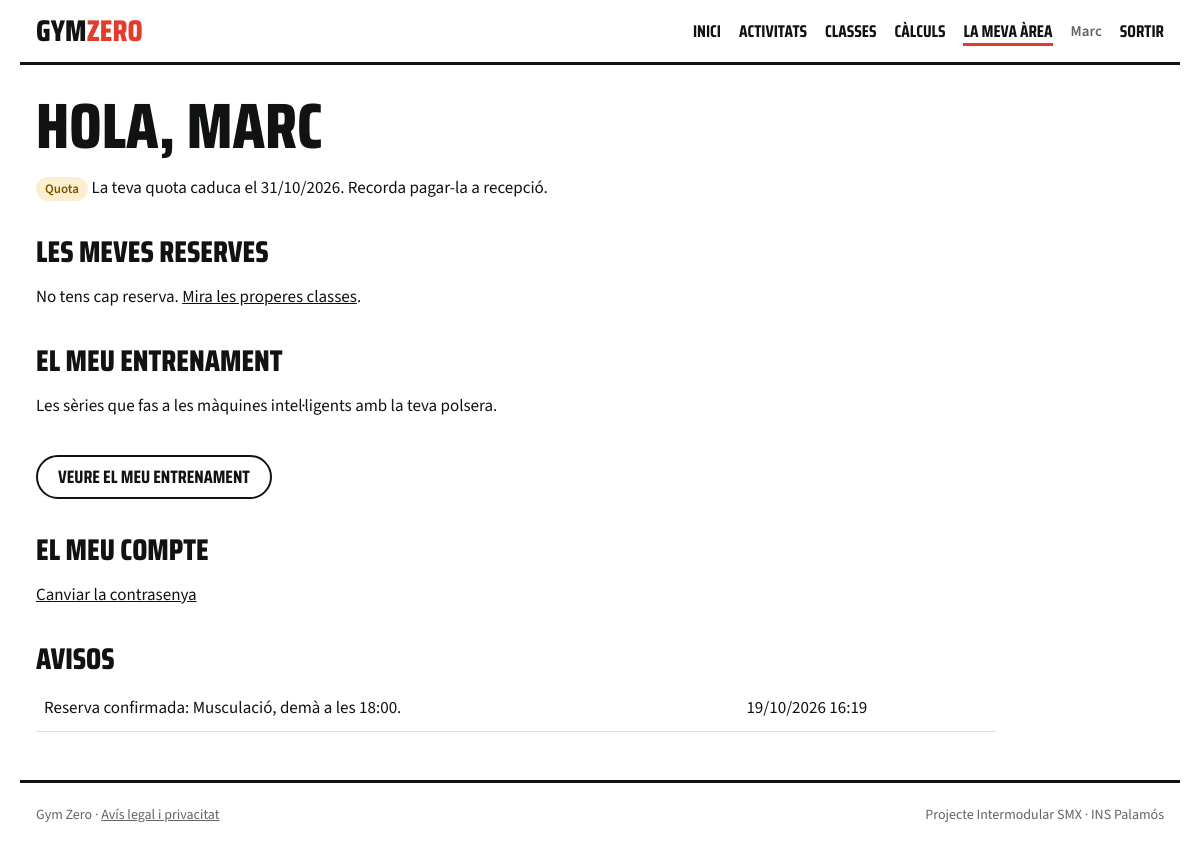
Page /client/ (signed in) on the committed database.
### tables this page shows
CREATE TABLE usuaris (
  id             INT UNSIGNED AUTO_INCREMENT PRIMARY KEY,
  nom            VARCHAR(60)  NOT NULL,
  cognoms        VARCHAR(100) NOT NULL,
  email          VARCHAR(150) NOT NULL,
  password_hash  VARCHAR(255) NOT NULL,           
  rol            ENUM('client','admin') NOT NULL DEFAULT 'client',
  targeta_rfid   VARCHAR(32)  NULL,               
  actiu          TINYINT(1)   NOT NULL DEFAULT 1,
  quota_fins     DATE         NULL,               
  data_registre  TIMESTAMP    NOT NULL DEFAULT CURRENT_TIMESTAMP,
  CONSTRAINT uq_usuaris_email UNIQUE (email),
  CONSTRAINT uq_usuaris_rfid  UNIQUE (targeta_rfid)
);

CREATE TABLE notificacions (
  id          INT UNSIGNED AUTO_INCREMENT PRIMARY KEY,
  usuari_id   INT UNSIGNED NOT NULL,
  tipus       ENUM('reserva','cancelacio','classe_cancelada','sistema') NOT NULL,
  missatge    VARCHAR(255) NOT NULL,
  llegida     TINYINT(1)   NOT NULL DEFAULT 0,
  data        TIMESTAMP    NOT NULL DEFAULT CURRENT_TIMESTAMP,
  CONSTRAINT fk_notificacions_usuari FOREIGN KEY (usuari_id)
    REFERENCES usuaris(id) ON UPDATE CASCADE ON DELETE CASCADE,
  INDEX ix_notificacions_usuari_llegida (usuari_id, llegida)
);

### www/inc/sessio.php (called while the page is built, shortened)
<?php
function h($text)
{
    return htmlspecialchars((string) $text, ENT_QUOTES, 'UTF-8');
}
function usuari_actual()
{
    return $_SESSION['usuari'] ?? null;
}

### www/client/index.php (the view, shortened to what this page needs)
<?php
require_once __DIR__ . '/../inc/sessio.php';
require_once __DIR__ . '/../inc/bd.php';
$u = usuari_actual();
$st = $connexio->prepare(
    "SELECT c.id, a.nom, c.inici
       FROM reserves r
       JOIN classes c    ON c.id = r.classe_id
       JOIN activitats a ON a.id = c.activitat_id
      WHERE r.usuari_id = ? AND r.estat = 'confirmada' AND c.inici > NOW()
      ORDER BY c.inici"
);
$st->execute([$u['id']]);
$reserves = $st->fetchAll();
$st = $connexio->prepare(
    'SELECT quota_fins, quota_fins >= CURDATE() AS al_dia, quota_fins <= CURDATE() + INTERVAL 7 DAY AS caduca_aviat
       FROM usuaris WHERE id = ?'
);
$st->execute([$u['id']]);
$quota = $st->fetch();
$st = $connexio->prepare(
    'SELECT missatge, data FROM notificacions WHERE usuari_id = ? ORDER BY data DESC, id DESC LIMIT 5'
);
$st->execute([$u['id']]);
$avisos = $st->fetchAll();
require __DIR__ . '/../inc/capcalera.php';
?>
<?php if ($u['rol'] === 'admin'): ?>
  <p>Has entrat com a <b>administrador</b>. <a href="../admin/">Anar al panell d'administració</a>.</p>
<?php elseif (!$quota['al_dia']): ?>
  <div class="error">No tens la quota pagada. Passa per recepció per pagar-la; mentrestant no podràs reservar classes i el torn d'entrada a les sales no et deixarà passar.</div>
<?php elseif ($quota['caduca_aviat']): ?>
  <p><span class="etiqueta groga">Quota</span> La teva quota caduca el <?= date('d/m/Y', strtotime($quota['quota_fins'])) ?>. Recorda pagar-la a recepció.</p>
<?php else: ?>
  <p><span class="etiqueta verda">Quota</span> Pagada fins al <?= date('d/m/Y', strtotime($quota['quota_fins'])) ?>.</p>
<?php endif; ?>
<h2>Les meves reserves</h2>
<?php if (!$reserves): ?>
  <p>No tens cap reserva. <a href="../reserves/">Mira les properes classes</a>.</p>
<?php endif; ?>
<h2>El meu entrenament</h2>
<p>Les sèries que fas a les màquines intel·ligents amb la teva polsera.</p>
<a class="btn btn-secundari" href="entrenament.php">Veure el meu entrenament</a>
<h2>El meu compte</h2>
<p><a href="contrasenya.php">Canviar la contrasenya</a></p>
<h2>Avisos</h2>
<?php if (!$avisos): ?>
  <p>No tens avisos.</p>
<?php else: ?>
  <table>
    <?php foreach ($avisos as $a): ?>
      <tr><td><?= h($a['missatge']) ?></td><td><?= date('d/m/Y H:i', strtotime($a['data'])) ?></td></tr>
    <?php endforeach; ?>
  </table>
<?php endif; ?>
<?php require __DIR__ . '/../inc/peu.php'; ?>

### www/css/estil.css (style rules this page uses)
:root { --fons: #ffffff; --tinta: #101312; --mut: #5f6763; --linia: #dde2de; --gris: #f0f3f1; --pista: #0f5a45; --vermell: #e23d2c; --cel: #9cd0ec; --sorra: #f2c14e; --lila: #b9a7f0; --forca: #3b6fd8; --cames: #e8913a; --cardio: #3f9e6a; --titol: "Saira Condensed", "Arial Narrow", sans-serif; --text: "Source Sans 3", system-ui, sans-serif; --mono: "IBM Plex Mono", ui-monospace, monospace; }
* { box-sizing: border-box; }
body { margin: 0; background: var(--fons); color: var(--tinta); font: 400 17px/1.5 var(--text); }
a { color: inherit; }
h2 { margin: 36px 0 8px; font: 800 30px/1 var(--titol); text-transform: uppercase; }
p { line-height: 1.55; }
button, .btn { display: inline-block; margin-top: 18px; padding: 11px 20px; border: 2px solid var(--vermell); border-radius: 99px; background: var(--vermell); color: #fff; font: 700 18px/1 var(--titol); text-transform: uppercase; text-decoration: none; cursor: pointer; }
.btn-secundari { background: #fff; color: var(--tinta); border-color: var(--tinta); }
table { width: 100%; border-collapse: collapse; margin-top: 12px; }
th, td { text-align: left; padding: 10px 8px; border-bottom: 1px solid var(--linia); }
.etiqueta { display: inline-block; padding: 2px 9px; border-radius: 99px; font-size: 13px; font-weight: 600; background: var(--gris); color: var(--mut); }
.etiqueta.groga { background: #fbefcf; color: #7a5600; }

### rows in the picture
usuaris: quota_fins "31/10/2026"
notificacions: missatge "Reserva confirmada: Musculació, demà a les 18:00.", data "19/10/2026 16:19"

### other values in the picture
$text "ACTIVITATS CLASSES CÀLCULS LA MEVA ÀREA"
$u['nom'] "Marc"
